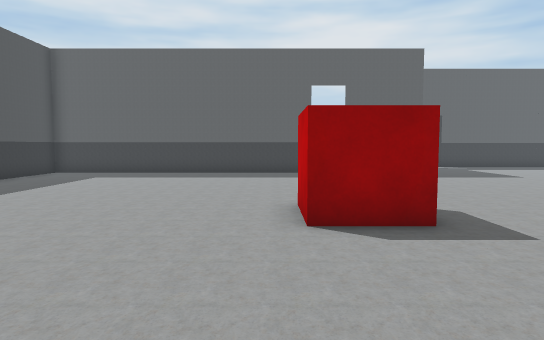
[1] (above)

18 first-person views from a walk through a Unity game level. The camera is 1.2 m above the floor, tilts 4° down and sees 75° across. Doors are open. The floor is counted in squares, 1 m on a side. Each view is taken from the middle of a square. On the plan, view 1 faces up. The plan holds only what a view shows up to about 14 squares ahead; the rest is blank.

[2]
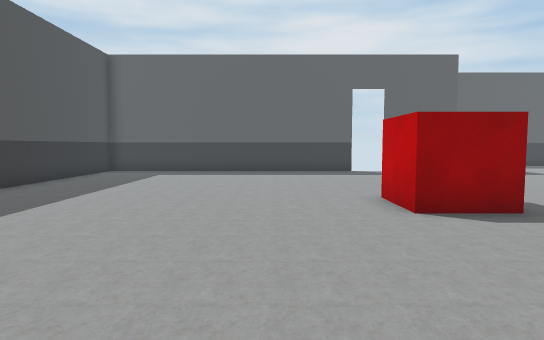

[3]
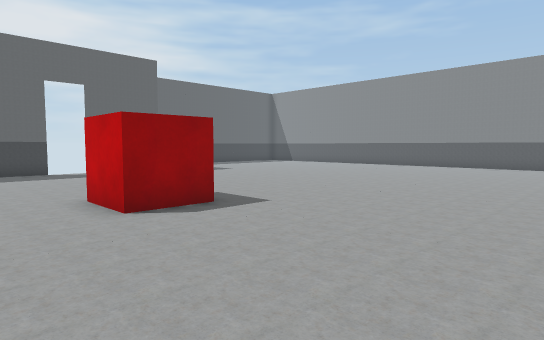

[4]
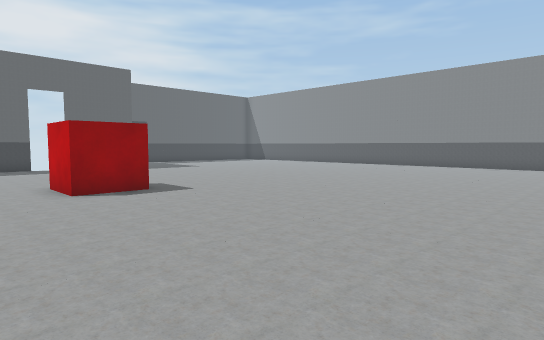

[5]
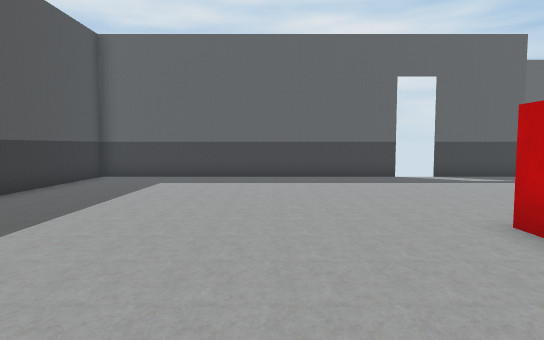

[6]
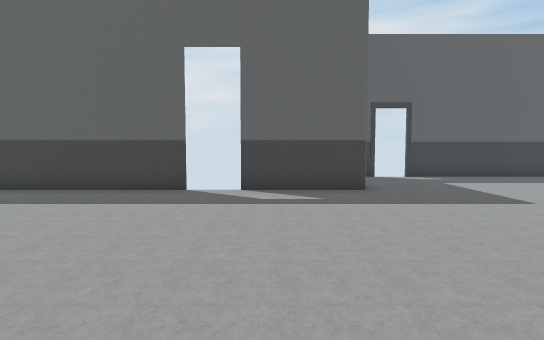

[7]
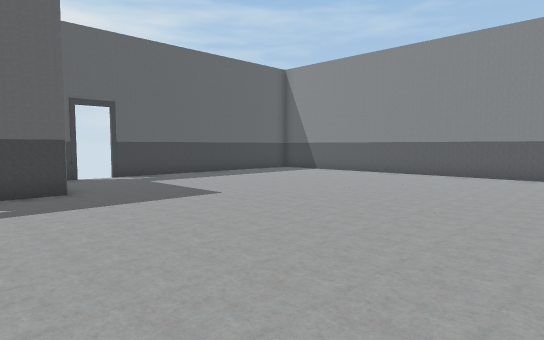

[8]
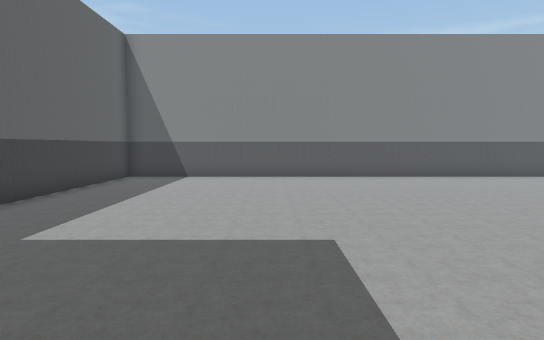

[9]
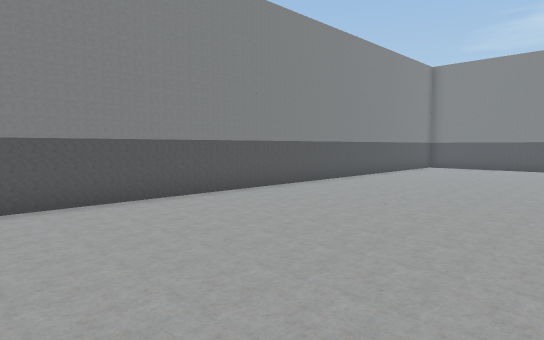

[10]
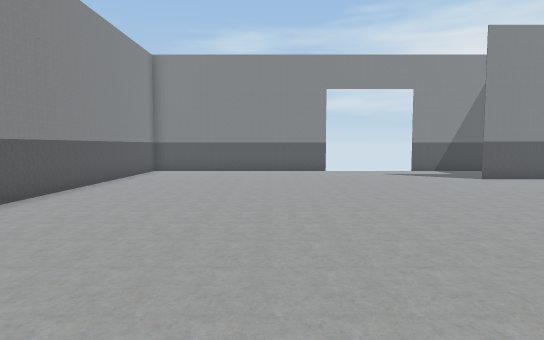

[11]
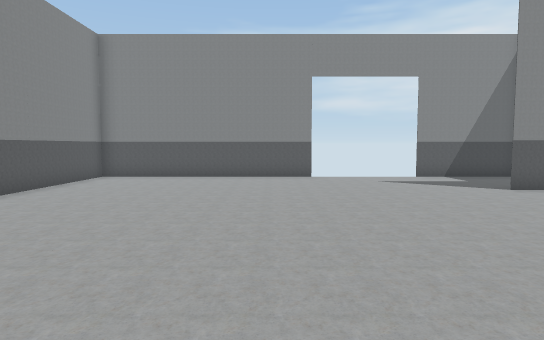

[12]
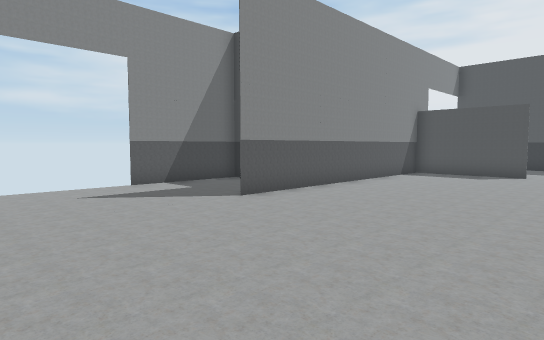

[13]
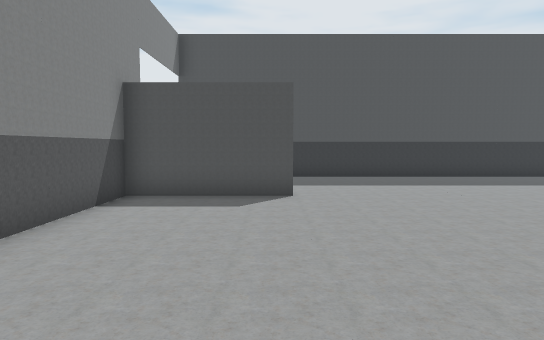

[14]
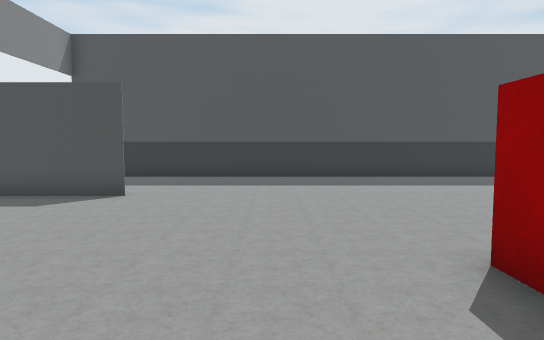

[15]
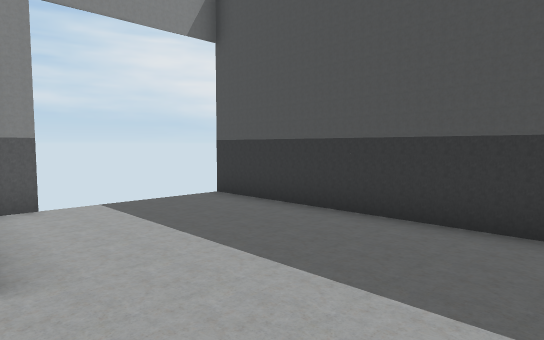

[16]
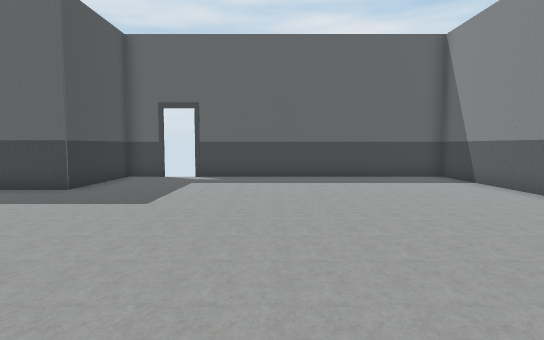

[17]
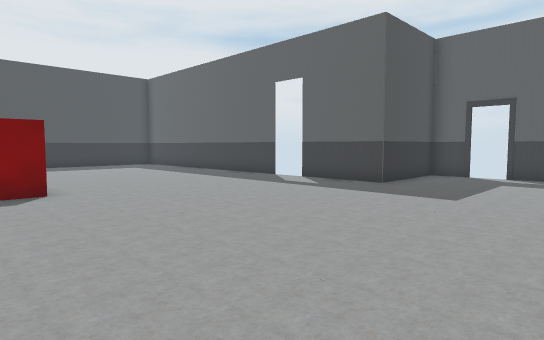

[18]
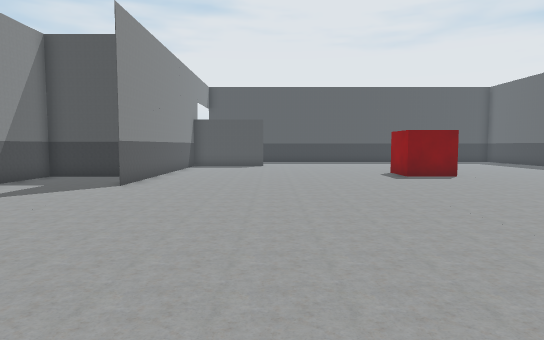

### Floor plan
Points are (right, up) in squares from view 1. A wall is a line through its corners. A room is listed if a view was taken in it or the views show most of it. See-through windows are left out.
Room 1 (views 1, 2, 3, 4, 5, 6, 7, 8, 9, 10, 11, 12, 13, 14, 15, 16, 17, 18)
walls: (1.7, 15.5) (-9.5, 15.5) (-9.5, -4.5); (2.5, -5.8) (2.5, -8.5) (6.5, -8.5); (-4.4, -0.4) (-4.4, -4.5); (10.4, -8.5) (18.5, -8.5) (18.5, 19.5) (9, 19.5); (8, 19.5) (6.5, 19.5) (6.5, 15.5) (3.1, 15.5); (-5.6, -4.5) (5.6, -4.5)
ways out: open door at (8.5, 19.5)
objects: other object (1, 5) to (2, 7)

Where each view was taken, in squares from view 1:
view 1: 0 up, 0 right, facing up
view 2: 1 down, 2 left, facing up
view 3: 1 down, 2 left, facing up-right
view 4: 4 down, 2 left, facing up-right
view 5: 2 up, 3 left, facing up
view 6: 6 up, 4 right, facing up
view 7: 6 up, 4 right, facing up-right
view 8: 14 up, 5 right, facing right
view 9: 11 up, 11 right, facing down-right
view 10: 8 up, 13 right, facing down
view 11: 5 up, 12 right, facing down
view 12: 2 up, 11 right, facing down-left
view 13: 1 down, 4 right, facing left
view 14: 3 up, 4 right, facing left
view 15: 3 up, 4 left, facing down-left
view 16: 6 up, 12 right, facing up
view 17: 5 up, 12 right, facing up-left
view 18: 0 up, 16 right, facing left
